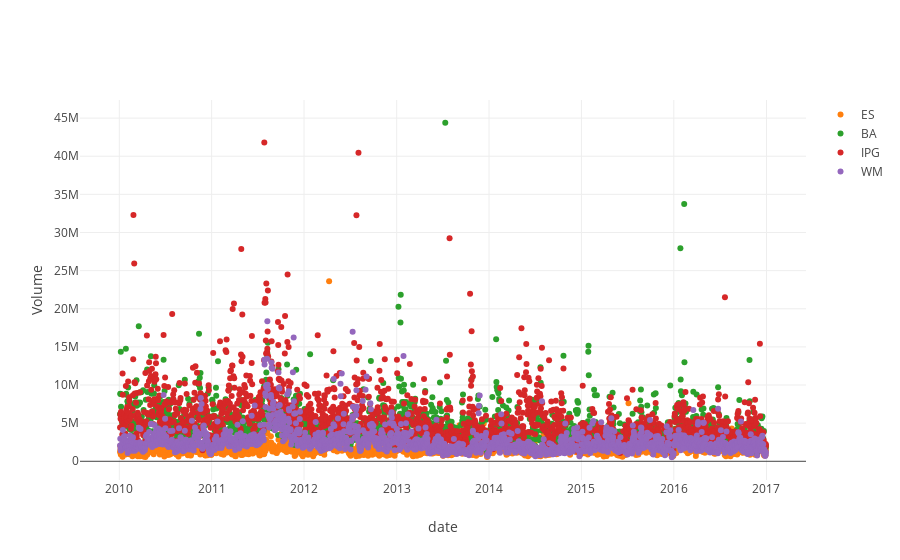

Write notebook code for a chart like this one.
### Code cell
fig = {
    'data': [
        {
            'x': df[df['symbol']==symbol]['date'],
            'y': df[df['symbol']==symbol]['volume'],
            'name': symbol, 'mode': 'markers',
        } for symbol in ['BCS', 'ES', 'BA', 'IPG', 'WM']
    ],
    'layout': {
        'xaxis': {'title': 'date'},
        'yaxis': {'title': "Volume"}
    }
}

# IPython notebook
# py.iplot(fig, filename='pandas/grouped-scatter')

plotly.offline.iplot(fig)

### Figure 1 — Plotly figure (JSON) as saved in the notebook; plotly's stock layout.template omitted (floating-point values rounded to 4 significant figures; data arrays with more than 128 entries replaced by an {"elided": "..."} marker saying what was removed)
{"data": [{"mode": "markers", "name": "BCS", "type": "scatter", "uid": "21757607-9946-4ba0-a364-ac31d05ca4ff", "x": [], "y": []}, {"mode": "markers", "name": "ES", "type": "scatter", "uid": "98e51f27-67fa-4f02-af09-dd36db5bad67", "x": {"elided": "1762 str values"}, "y": {"elided": "1762 int values"}}, {"mode": "markers", "name": "BA", "type": "scatter", "uid": "b50a5817-05e4-4c4b-92d3-beda4810d792", "x": {"elided": "1762 str values"}, "y": {"elided": "1762 int values"}}, {"mode": "markers", "name": "IPG", "type": "scatter", "uid": "ee93f7f3-4afc-42bf-ba18-96f225da9eb6", "x": {"elided": "1762 str values"}, "y": {"elided": "1762 int values"}}, {"mode": "markers", "name": "WM", "type": "scatter", "uid": "cd0ae326-93ab-4430-b0a8-c83f3d215d64", "x": {"elided": "1762 str values"}, "y": {"elided": "1762 int values"}}], "layout": {"xaxis": {"title": {"text": "date"}}, "yaxis": {"title": {"text": "Volume"}}}}
